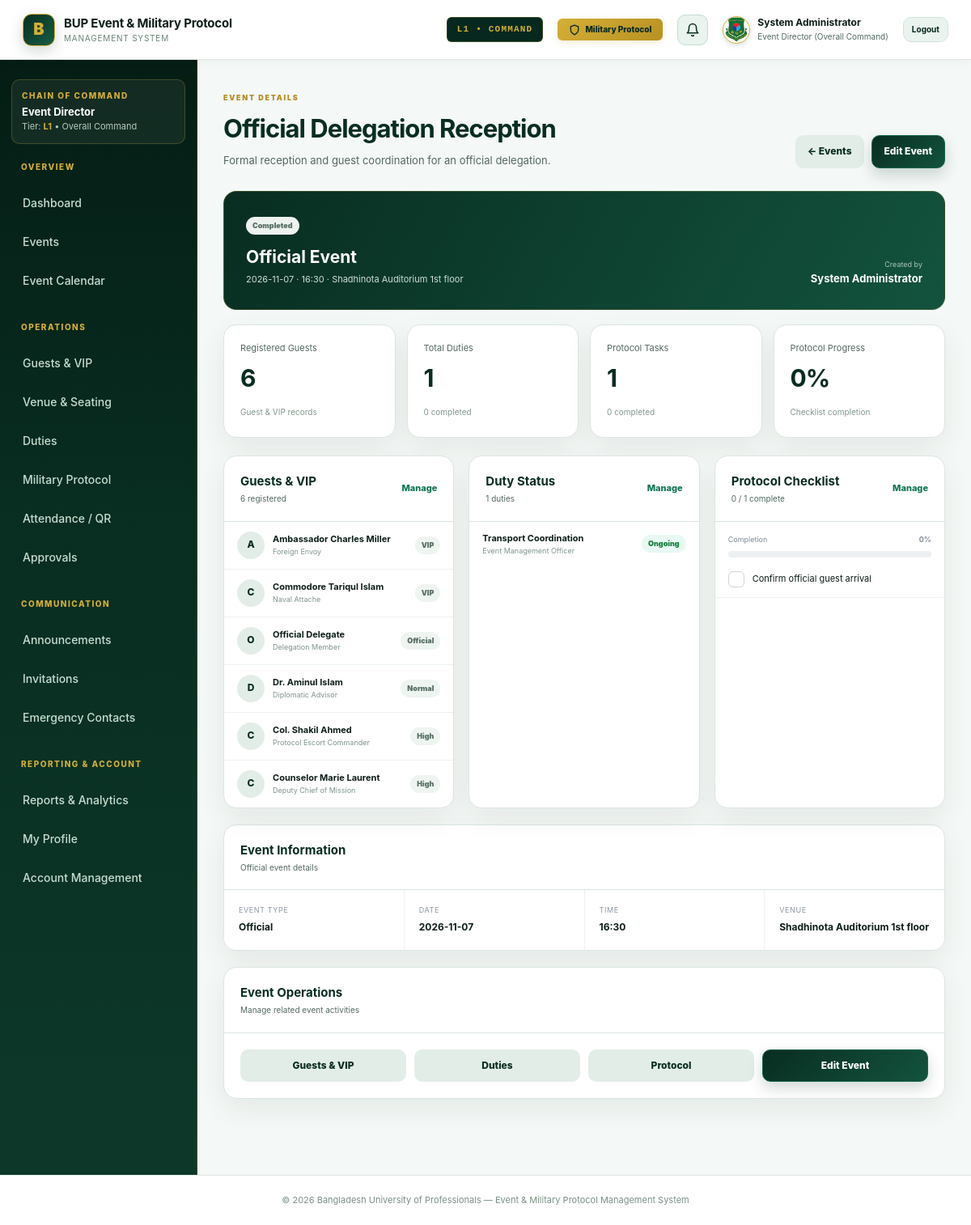
Page /event_view.php?id=2 (signed in) on the committed database.
### tables this page shows
CREATE TABLE `events` (
  `id` int(10) unsigned NOT NULL AUTO_INCREMENT,
  `name` varchar(200) NOT NULL,
  `event_type` varchar(60) NOT NULL,
  `mode` enum('Offline','Online','Hybrid') NOT NULL DEFAULT 'Offline',
  `event_date` date NOT NULL,
  `event_time` time NOT NULL,
  `venue` varchar(200) NOT NULL,
  `meeting_link` varchar(255) DEFAULT NULL,
  `description` text DEFAULT NULL,
  `budget_total` decimal(12,2) NOT NULL DEFAULT 0.00,
  `budget_approved` tinyint(1) NOT NULL DEFAULT 0,
  `budget_notes` text DEFAULT NULL,
  `event_director_id` int(10) unsigned DEFAULT NULL,
  `event_coordinator_id` int(10) unsigned DEFAULT NULL,
  `venue_lead_id` int(10) unsigned DEFAULT NULL,
  `backup_person_id` int(10) unsigned DEFAULT NULL,
  `status` enum('Upcoming','Ongoing','Completed','Cancelled') NOT NULL DEFAULT 'Upcoming',
  `priority` tinyint(1) NOT NULL DEFAULT 0,
  `approval_status` enum('Draft','Pending','Approved','Rejected','Confirmed') NOT NULL DEFAULT 'Pending',
  `approved_by` int(10) unsigned DEFAULT NULL,
  `approved_at` datetime DEFAULT NULL,
  `created_by` int(10) unsigned DEFAULT NULL,
  `created_at` timestamp NOT NULL DEFAULT current_timestamp(),
  `updated_at` timestamp NOT NULL DEFAULT current_timestamp() ON UPDATE current_timestamp(),
  PRIMARY KEY (`id`),
  KEY `idx_event_date` (`event_date`),
  KEY `idx_event_status` (`status`),
  KEY `created_by` (`created_by`),
  KEY `approved_by` (`approved_by`),
  CONSTRAINT `events_ibfk_1` FOREIGN KEY (`created_by`) REFERENCES `users` (`id`) ON DELETE SET NULL,
  CONSTRAINT `events_ibfk_2` FOREIGN KEY (`approved_by`) REFERENCES `users` (`id`) ON DELETE SET NULL
);

CREATE TABLE `users` (
  `id` int(10) unsigned NOT NULL AUTO_INCREMENT,
  `name` varchar(120) NOT NULL,
  `email` varchar(160) NOT NULL,
  `password_hash` varchar(255) NOT NULL,
  `role` enum('Admin','Event Director','Event Coordinator','Department Lead','Supervisor','Staff / Volunteer','Military Command','BUP Official','Student') NOT NULL DEFAULT 'Staff / Volunteer',
  `department` varchar(60) DEFAULT NULL,
  `level` enum('L1','L2','L3','L4','L5','L6','L7','L8') NOT NULL DEFAULT 'L5',
  `reports_to_id` int(10) unsigned DEFAULT NULL,
  `backup_person_id` int(10) unsigned DEFAULT NULL,
  `protocol_level` enum('None','Higher Command','Division','Brigade','Battalion','Company','Platoon','Section','Individual Soldier') NOT NULL DEFAULT 'None',
  `parent_command_id` int(10) unsigned DEFAULT NULL,
  `command_code` varchar(50) DEFAULT NULL,
  `designation` varchar(160) DEFAULT NULL,
  `student_id` varchar(50) DEFAULT NULL,
  `phone` varchar(40) DEFAULT NULL,
  `avatar` varchar(255) DEFAULT NULL,
  `status` enum('Active','Inactive','Pending','Rejected') NOT NULL DEFAULT 'Active',
  `failed_attempts` int(11) NOT NULL DEFAULT 0,
  `last_login` datetime DEFAULT NULL,
  `created_at` timestamp NOT NULL DEFAULT current_timestamp(),
  PRIMARY KEY (`id`),
  UNIQUE KEY `email` (`email`)
);

CREATE TABLE `guests` (
  `id` int(10) unsigned NOT NULL AUTO_INCREMENT,
  `event_id` int(10) unsigned NOT NULL,
  `name` varchar(160) NOT NULL,
  `designation` varchar(160) DEFAULT NULL,
  `organization` varchar(160) DEFAULT NULL,
  `phone` varchar(40) DEFAULT NULL,
  `email` varchar(160) DEFAULT NULL,
  `category` varchar(60) NOT NULL DEFAULT 'General',
  `priority_level` varchar(40) NOT NULL DEFAULT 'Normal',
  `assigned_lead_id` int(10) unsigned DEFAULT NULL,
  `venue_notes` text DEFAULT NULL,
  `assigned_seat` varchar(50) DEFAULT NULL,
  `arrival_status` enum('Expected','Arrived','Not Arrived') NOT NULL DEFAULT 'Expected',
  `created_at` timestamp NOT NULL DEFAULT current_timestamp(),
  PRIMARY KEY (`id`),
  KEY `event_id` (`event_id`),
  CONSTRAINT `guests_ibfk_1` FOREIGN KEY (`event_id`) REFERENCES `events` (`id`) ON DELETE CASCADE
);

CREATE TABLE `duties` (
  `id` int(10) unsigned NOT NULL AUTO_INCREMENT,
  `event_id` int(10) unsigned NOT NULL,
  `title` varchar(200) NOT NULL,
  `department` varchar(60) NOT NULL DEFAULT 'Protocol',
  `level` enum('L1','L2','L3','L4','L5') NOT NULL DEFAULT 'L5',
  `duty_date` date DEFAULT NULL,
  `start_time` time DEFAULT NULL,
  `end_time` time DEFAULT NULL,
  `description` text DEFAULT NULL,
  `notes` text DEFAULT NULL,
  `location` varchar(160) DEFAULT NULL,
  `time_slot` varchar(60) DEFAULT NULL,
  `reports_to` varchar(160) DEFAULT NULL,
  `supervisor_id` int(10) unsigned DEFAULT NULL,
  `backup_person` varchar(160) DEFAULT NULL,
  `backup_user_id` int(10) unsigned DEFAULT NULL,
  `priority` enum('High','Medium','Low') NOT NULL DEFAULT 'Medium',
  `assigned_to` int(10) unsigned DEFAULT NULL,
  `assigned_by` int(10) unsigned DEFAULT NULL,
  `status` enum('Pending','Assigned','Accepted','In Progress','Ongoing','Completed','Cancelled') NOT NULL DEFAULT 'Pending',
  `due_at` datetime DEFAULT NULL,
  `created_at` timestamp NOT NULL DEFAULT current_timestamp(),
  PRIMARY KEY (`id`),
  KEY `event_id` (`event_id`),
  KEY `assigned_to` (`assigned_to`),
  CONSTRAINT `duties_ibfk_1` FOREIGN KEY (`event_id`) REFERENCES `events` (`id`) ON DELETE CASCADE,
  CONSTRAINT `duties_ibfk_2` FOREIGN KEY (`assigned_to`) REFERENCES `users` (`id`) ON DELETE SET NULL
);

CREATE TABLE `protocol_items` (
  `id` int(10) unsigned NOT NULL AUTO_INCREMENT,
  `event_id` int(10) unsigned NOT NULL,
  `item` varchar(255) NOT NULL,
  `instructions` text DEFAULT NULL,
  `completed` tinyint(1) NOT NULL DEFAULT 0,
  `sort_order` int(11) NOT NULL DEFAULT 0,
  PRIMARY KEY (`id`),
  KEY `event_id` (`event_id`),
  CONSTRAINT `protocol_items_ibfk_1` FOREIGN KEY (`event_id`) REFERENCES `events` (`id`) ON DELETE CASCADE
);

### event_view.php (the view, shortened to what the rows shown need)
<?php
$pdo = db();
$id = (int) ($_GET['id'] ?? 0);
$stmt = $pdo->prepare(
    "SELECT
        e.*,
        u.name AS creator
     FROM events e
     LEFT JOIN users u
        ON u.id = e.created_by
     WHERE e.id = ?"
);
$stmt->execute([$id]);
$event = $stmt->fetch();
$guest_stmt = $pdo->prepare(
    "SELECT *
     FROM guests
     WHERE event_id = ?
     ORDER BY priority_level DESC, name"
);
$guest_stmt->execute([$id]);
$guests = $guest_stmt->fetchAll();
$duty_stmt = $pdo->prepare(
    "SELECT
        d.*,
        u.name AS assignee
     FROM duties d
     LEFT JOIN users u
        ON u.id = d.assigned_to
     WHERE d.event_id = ?
     ORDER BY d.status, d.due_at"
);
$duty_stmt->execute([$id]);
$duties = $duty_stmt->fetchAll();
$protocol_stmt = $pdo->prepare(
    "SELECT *
     FROM protocol_items
     WHERE event_id = ?
     ORDER BY sort_order, id"
);
$protocol_stmt->execute([$id]);
$protocol = $protocol_stmt->fetchAll();
require __DIR__ . '/includes/header.php';
?>
<div class="page-head">
    <div>
        <span class="eyebrow">
            EVENT DETAILS
        </span>
        <h1>
            <?= e($event['name']) ?>
        </h1>
        <p>
            <?= e($event['description']) ?>
        </p>
    </div>
</div>
<div class="detail-hero">
    <div>
        <span
            class="badge <?= e(strtolower($event['status'])) ?>"
        >
            <?= e($event['status']) ?>
        </span>
        <h2>
            <?= e($event['event_type']) ?> Event
        </h2>
        <p>
            <?= e($event['event_date']) ?>
            ·
            <?= e(substr($event['event_time'], 0, 5)) ?>
            ·
            <?= e($event['venue']) ?>
        </p>
    </div>
    <div class="detail-owner">
        <small>
            Created by
        </small>
        <strong>
            <?= e($event['creator'] ?? 'System') ?>
        </strong>
    </div>
</div>
<div class="three-grid">
    <section class="panel">
        <div class="panel-head">
            <div>
                <h2>
                    Guests & VIP
                </h2>
            </div>
        </div>
        <?php foreach (array_slice($guests, 0, 6) as $guest): ?>
            <div class="mini-row">
                <span class="avatar">
                    <?= e(
                        strtoupper(
                            substr(
                                $guest['name'],
                                0,
                                1
                            )
                        )
                    ) ?>
                </span>
                <div>
                    <strong>
                        <?= e($guest['name']) ?>
                    </strong>
                    <small>
                        <?= e($guest['designation']) ?>
                    </small>
                </div>
                <span class="badge neutral">
                    <?= e($guest['priority_level']) ?>
                </span>
            </div>
        <?php endforeach; ?>
    </section>
    <section class="panel">
        <div class="panel-head">
            <div>
                <h2>
                    Duty Status
                </h2>
            </div>
        </div>
        <?php foreach (array_slice($duties, 0, 6) as $duty): ?>
            <?php
            $duty_status = strtolower(
                trim($duty['status'])
            );
            ?>
            <div class="mini-row">
                <div>
                    <strong>
                        <?= e($duty['title']) ?>
                    </strong>
                    <small>
                        <?= e(
                            $duty['assignee'] ?? 'Unassigned'
                        ) ?>
                    </small>
                </div>
                <span
                    class="badge <?= e($duty_status) ?>"
                >
                    <?= e($duty['status']) ?>
                </span>
            </div>
        <?php endforeach; ?>
    </section>
    <section class="panel">
        <div class="panel-head">
            <div>
                <h2>
                    Protocol Checklist
                </h2>
            </div>
        </div>
        <?php foreach ($protocol as $item): ?>
            <div class="check-row">
                <span
                    class="check <?= !empty($item['completed']) ? 'done' : '' ?>"
                >
                </span>
                <span
                    class="<?= !empty($item['completed']) ? 'strike' : '' ?>"
                >
                    <?= e($item['item']) ?>
                </span>
            </div>
        <?php endforeach; ?>
    </section>
</div>
<section
    class="panel"
    style="margin-top:20px;"
>
    <div class="panel-head">
        <div>
            <h2>
                Event Information
            </h2>
        </div>
    </div>
    <div
        style="
            display:grid;
            grid-template-columns:repeat(4,1fr);
            gap:1px;
            background:#edf0f3;
        "
    >
        <div
            style="
                background:#fff;
                padding:18px;
            "
        >
            <small
                style="
                    display:block;
                    color:#8b96a4;
                    font-size:9px;
                    text-transform:uppercase;
                    letter-spacing:.6px;
                "
            >
                Event Type
            </small>
            <strong
                style="
                    display:block;
                    margin-top:5px;
                    font-size:12px;
                "
            >
                <?= e($event['event_type']) ?>
            </strong>
        </div>
        <div
            style="
                background:#fff;
                padding:18px;
            "
        >
            <small
                style="
                    display:block;
                    color:#8b96a4;
                    font-size:9px;
                    text-transform:uppercase;
                    letter-spacing:.6px;
                "
            >
                Date
            </small>
            <strong
                style="
                    display:block;
                    margin-top:5px;
                    font-size:12px;
                "
            >
                <?= e($event['event_date']) ?>
            </strong>
        </div>
        <div
            style="
                background:#fff;
                padding:18px;
            "
        >
            <small
                style="
                    display:block;
                    color:#8b96a4;
                    font-size:9px;
                    text-transform:uppercase;
                    letter-spacing:.6px;
                "
            >
                Time
            </small>
            <strong
                style="
                    display:block;
                    margin-top:5px;
                    font-size:12px;
                "
            >
                <?= e(substr($event['event_time'], 0, 5)) ?>
            </strong>
        </div>
        <div
            style="
                background:#fff;
                padding:18px;
            "
        >
            <small
                style="
                    display:block;
                    color:#8b96a4;
                    font-size:9px;
                    text-transform:uppercase;
                    letter-spacing:.6px;
                "
            >
                Venue
            </small>
            <strong
                style="
                    display:block;
                    margin-top:5px;
                    font-size:12px;
                "
            >
                <?= e($event['venue']) ?>
            </strong>
        </div>
    </div>
</section>
<section
    class="panel"
    style="margin-top:20px;"
>
    <div class="panel-head">
        <div>
            <h2>
                Event Operations
            </h2>
        </div>
    </div>
</section>
<?php require __DIR__ . '/includes/footer.php'; ?>

### rows in the picture
events: name "Official Delegation Reception", description "Formal reception and guest coordination for an official delegation.", status "Completed", event_type "Official", event_date "2026-11-07", event_time "16:30", venue "Shadhinota Auditorium 1st floor", created_by.name "System Administrator"
guests: name "A", name "Ambassador Charles Miller", designation "Foreign Envoy", priority_level "VIP"
guests: name "C", name "Commodore Tariqul Islam", designation "Naval Attache", priority_level "VIP"
guests: name "O", name "Official Delegate", designation "Delegation Member", priority_level "Official"
guests: name "D", name "Dr. Aminul Islam", designation "Diplomatic Advisor", priority_level "Normal"
guests: name "C", name "Col. Shakil Ahmed", designation "Protocol Escort Commander", priority_level "High"
guests: name "C", name "Counselor Marie Laurent", designation "Deputy Chief of Mission", priority_level "High"
duties: title "Transport Coordination", assigned_to.name "Event Management Officer", status "Ongoing"
protocol_items: item "Confirm official guest arrival"

### other values in the picture
$b['label'] "L1 • COMMAND"
$isSupervisor ? 'Supervisor' : current_user()['name'] "System Administrator"
current_user()['role'] "Event Director"
current_department() "Overall Command"
current_level() "L1"
$total_guests "6"
$total_duties "1"
$completed_duties "0"
$total_protocol "1"
$completed_protocol "0"
$protocol_progress "0"
